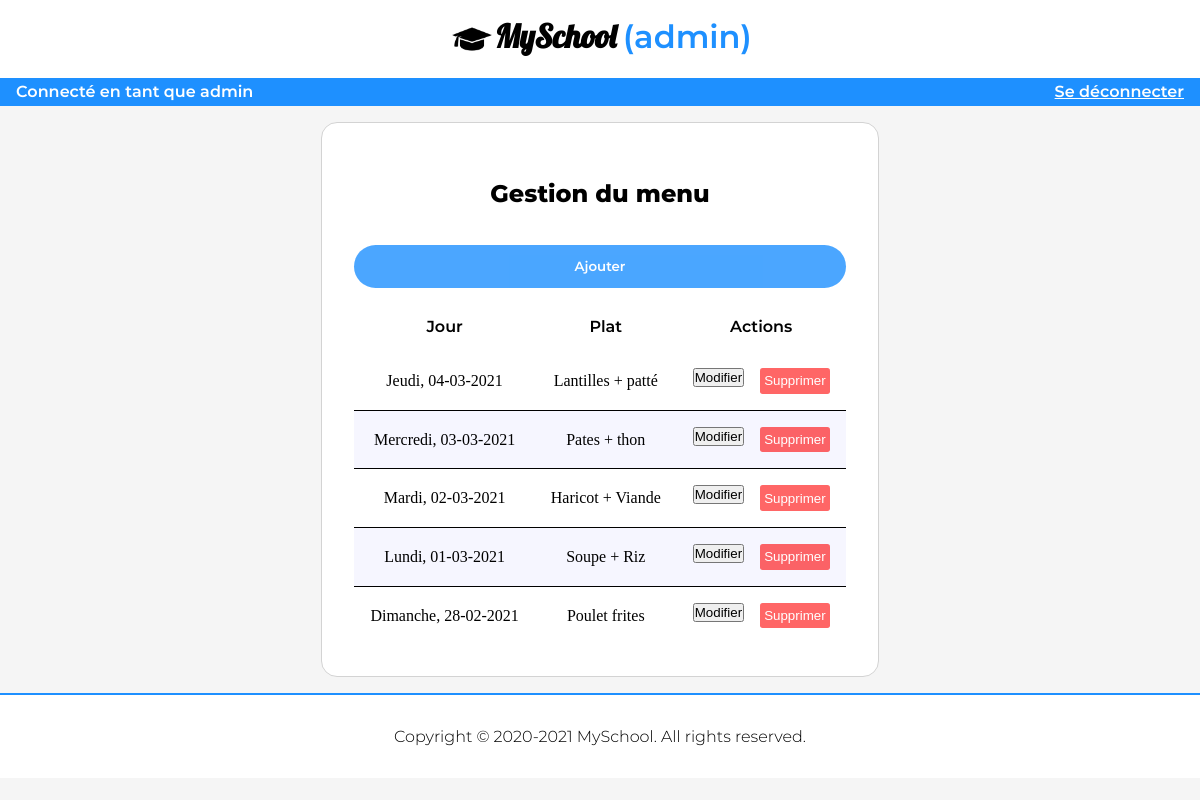
The app's page /admin_food (signed in), older data.
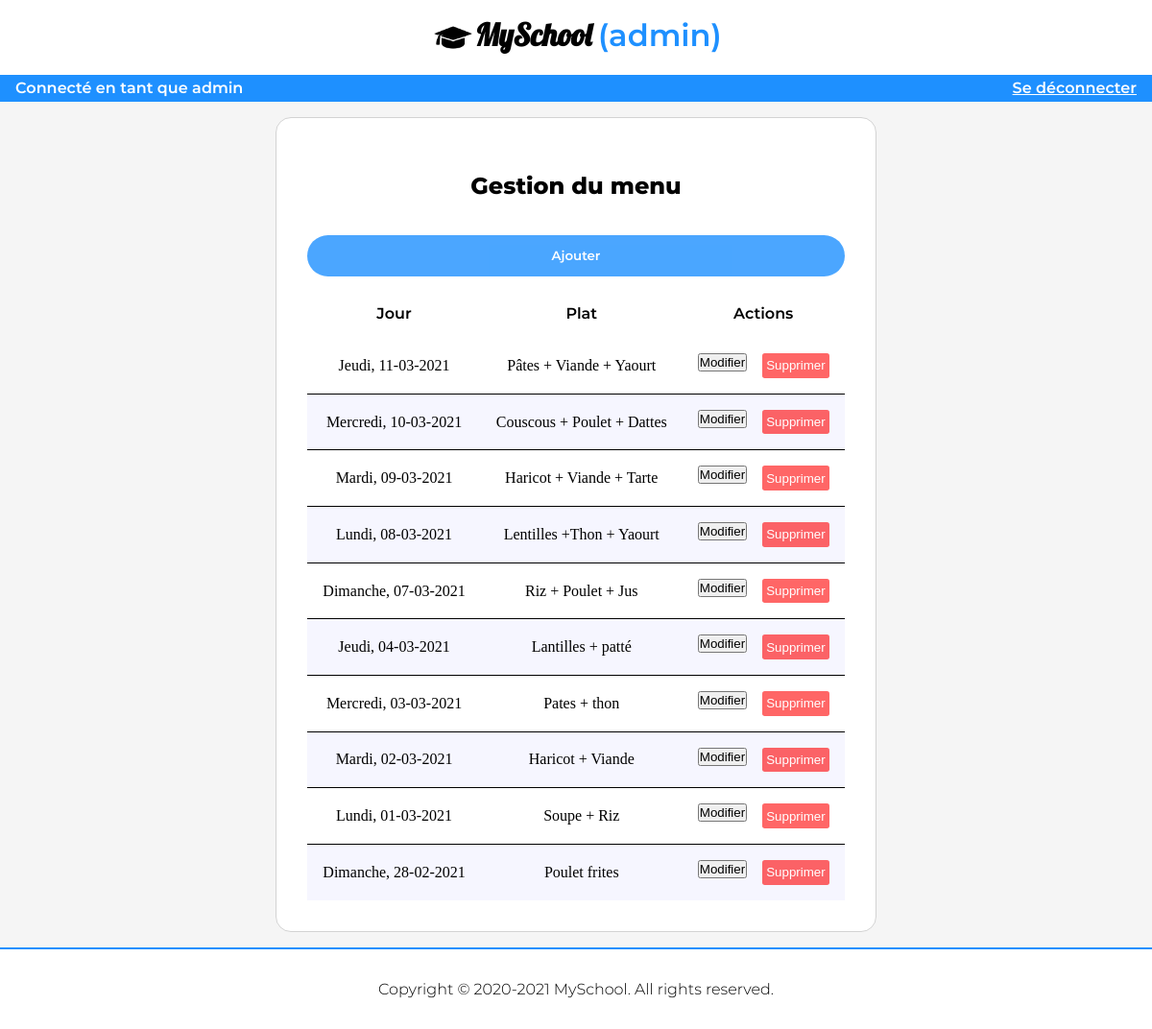
The same page, newer data.
### tables this page shows
CREATE TABLE `Food` (
  `id` int(16) NOT NULL,
  `day` date NOT NULL DEFAULT current_timestamp(),
  `menu` varchar(100) NOT NULL
);

### controllers/AdminController.php (called while the page is built, shortened)
<?php
abstract class AdminController {
    public function render(string $file, array $data = []){
        extract($data);
        require_once(ROOT.'views/'.strtolower(get_class($this)).'/'.$file.'.php');
        require_once(ROOT.'views/layouts/admin.php');
    }
}

### controllers/Admin_food.php (called while the page is built, shortened)
<?php
class Admin_food extends AdminController{
    public function index(){
        $menu = $this->FoodModel->getAll("day DESC");
        $this->render('index', compact('menu'));
    }
}

### models/FoodModel.php (called while the page is built, shortened)
<?php
class FoodModel extends Model{
    public function __construct(){
        $this->table = $this->foodTable;
    }
}

### models/Model.php (called while the page is built, shortened)
<?php
abstract class Model {
    private $host = 'localhost';
    private $db_name = "tdw";
    private $username = "root";
    private $password = "";
    protected $_connexion;
    public $table;
    public function getConnection(){
        $this->_connexion = null;
        try{
            $dsn = "mysql:dbname=".$this->db_name."; host=".$this->host.";";
            $this->_connexion = new PDO($dsn, $this->username, $this->password);
            $this->_connexion->exec('set names utf8');
        }catch(PDOException $e){
            echo 'Erreur de connexion : '.$e->getMessage();
        }
    }
    public function requestAll(string $sql){
        $query = $this->_connexion->prepare($sql);
        try{
            $query->execute();
        }catch(PDOException $e){
            echo $e->getMessage();
        }
        return $query->fetchAll();
    }
    public function getAll(string $order = "", string $search = ""){
        $sql = "SELECT * FROM ".$this->table;
        if($order != ""){
            $sql = $sql." ORDER BY ".$order;
        }
        return $this->requestAll($sql);
    }
}

### utils/DateUtils.php (called while the page is built, shortened)
<?php
class DateUtils{
    public static function getDayName(int $day){
        switch($day){
            case 1:
                return 'Dimanche';
                break;
            case 2:
                return 'Lundi';
                break;
            case 3:
                return 'Mardi';
                break;
            case 4:
                return 'Mercredi';
                break;
            case 5:
                return 'Jeudi';
                break;
        }
    }
}

### views/admin_food/index.php (the view)
<section>
    <h1>Gestion du menu</h1>
    <form method="post" action="admin_food/new">
        <input type="submit" value="Ajouter" class="new">
    </form>
    <table class="admin_table">
        <thead>
            <th>Jour</th>
            <th>Plat</th>
            <th>Actions</th>
        </thead>
        <tbody>
            <?php foreach($menu as $day): ?>
                <tr>
                    <td>
                        <?php $d = date("w, d-m-Y", strtotime($day['day']));
                            $name =  DateUtils::getDayName(substr($d, 0, 1) + 1);
                            $d = ltrim($d, $d[0]);
                            echo $name.$d; ?>
                    </td>
                    <td>
                        <?= $day['menu'] ?>
                    </td>
                    <td>
                        <div class="actions">
                            <form method="post" action="admin_food/edit/<?= $day['id'] ?>">
                                <input type="submit" value="Modifier" class="edit">
                            </form>
                            <form method="post" action="admin_food/delete/<?= $day['id'] ?>">
                                <input type="submit" value="Supprimer" class="delete">
                            </form>
                        </div>
                    </td>
                </tr>
            <?php endforeach; ?>
        </tbody>
    </table>
</section>

Row changes from the older to the newer data that the page shows:
added food: day "Jeudi", day ", 11-03-2021", menu "Pâtes + Viande + Yaourt"
added food: day "Mercredi", day ", 10-03-2021", menu "Couscous + Poulet + Dattes"
added food: day "Mardi", day ", 09-03-2021", menu "Haricot + Viande + Tarte"
added food: day "Lundi", day ", 08-03-2021", menu "Lentilles +Thon + Yaourt"
added food: day "Dimanche", day ", 07-03-2021", menu "Riz + Poulet + Jus"
